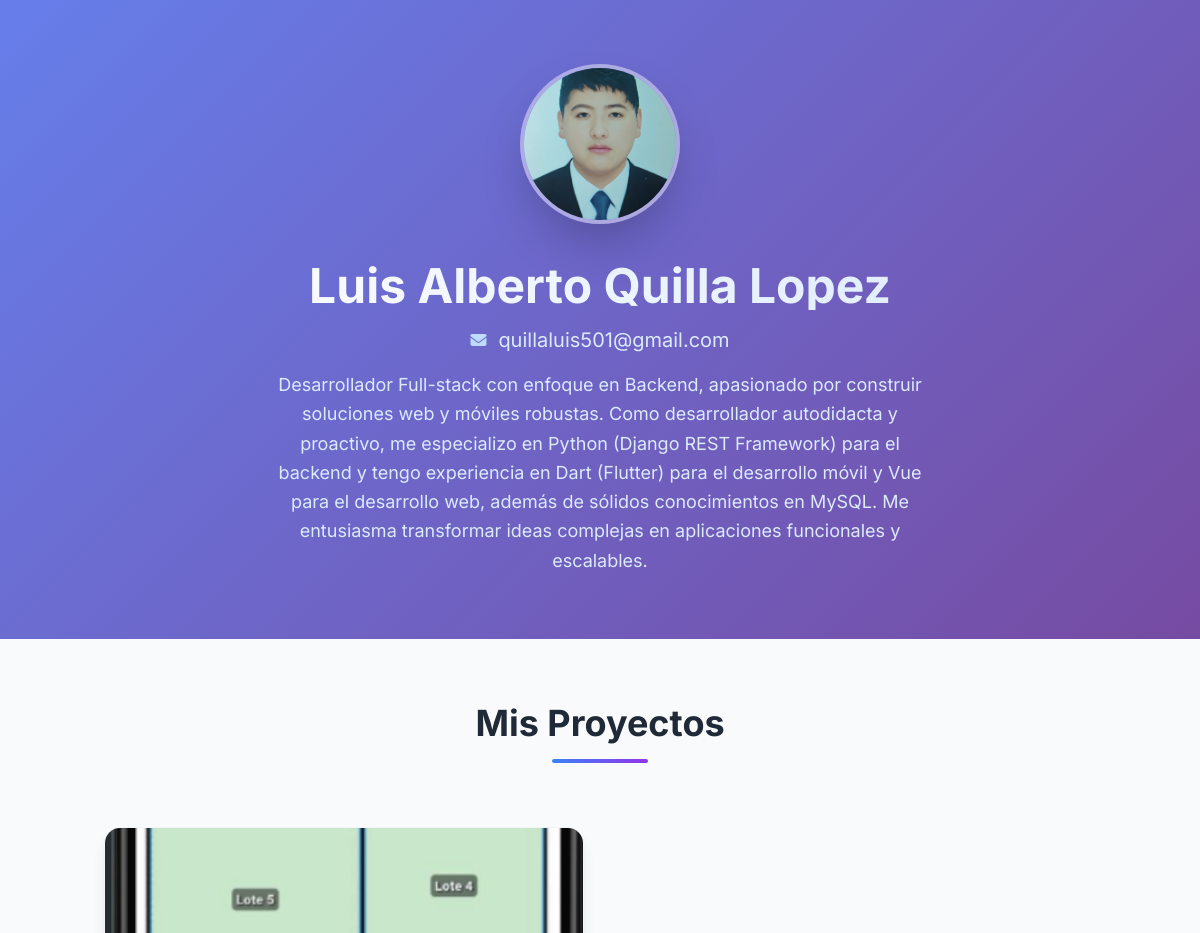
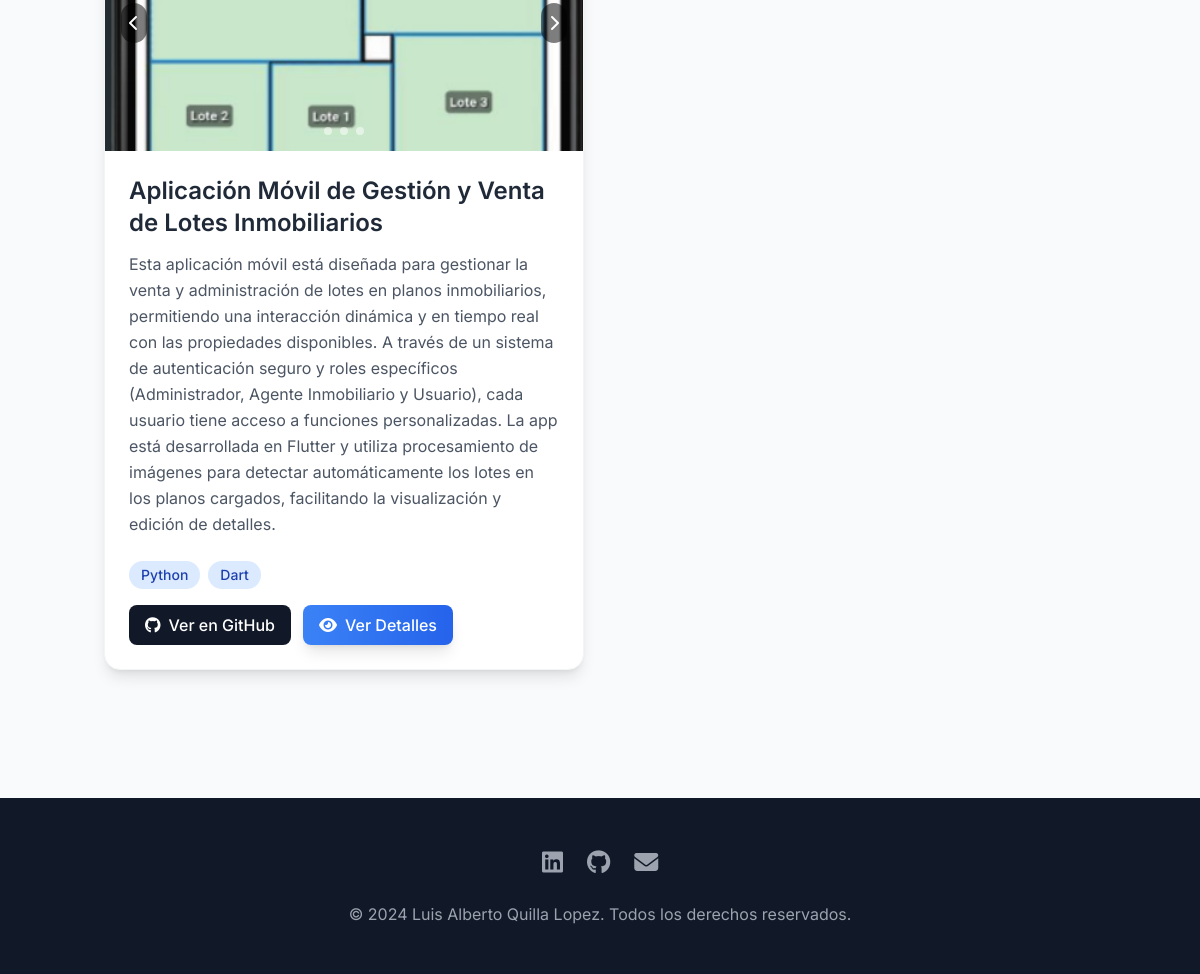
The page / on the database its author committed (2 pictures, top to bottom).
### curriculum/models.py (models this page shows, shortened)
class DatosPersonales(models.Model):
    nombre = models.CharField(max_length=100, verbose_name="Nombre completo")
    email = models.EmailField(verbose_name="Correo electrónico")
    descripcion = models.TextField(verbose_name="Descripción profesional")
    linkedin = models.URLField(blank=True, null=True, verbose_name="Perfil de LinkedIn")
    github = models.URLField(blank=True, null=True, verbose_name="Perfil de GitHub")
    telefono = models.CharField(max_length=20, blank=True, null=True, verbose_name="Teléfono")
    ubicacion = models.CharField(max_length=100, blank=True, null=True, verbose_name="Ubicación")
    created_at = models.DateTimeField(auto_now_add=True)
    updated_at = models.DateTimeField(auto_now=True)
    class Meta:
        verbose_name = "Datos Personales"
        verbose_name_plural = "Datos Personales"

class Proyecto(models.Model):
    ESTADO_CHOICES = [
        ('desarrollo', 'En Desarrollo'),
        ('completado', 'Completado'),
        ('pausado', 'Pausado'),
        ('mantenimiento', 'En Mantenimiento'),
    ]
    titulo = models.CharField(max_length=100, verbose_name="Título del proyecto")
    descripcion = models.TextField(verbose_name="Descripción detallada")
    descripcion_corta = models.CharField(
        max_length=200,
        blank=True,
        null=True,
        verbose_name="Descripción corta",
        help_text="Descripción breve para mostrar en la vista principal"
    )
    link_github = models.URLField(blank=True, null=True, verbose_name="Enlace a GitHub")
    link_demo = models.URLField(blank=True, null=True, verbose_name="Enlace a demostración")
    tecnologias = models.CharField(
        max_length=300,
        blank=True,
        null=True,
        verbose_name="Tecnologías principales",
        help_text="Separar con comas (ej: Python, Django, PostgreSQL)"
    )
    frontend = models.CharField(
        max_length=200,
        blank=True,
        null=True,
        verbose_name="Tecnologías Frontend",
        help_text="Separar con comas (ej: React, Vue.js, HTML, CSS)"
    )
    backend = models.CharField(
        max_length=200,
        blank=True,
        null=True,
        verbose_name="Tecnologías Backend",
        help_text="Separar con comas (ej: Django, Node.js, Express)"
    )
    base_datos = models.CharField(
        max_length=200,
        blank=True,
        null=True,
        verbose_name="Base de datos",
        help_text="Separar con comas (ej: PostgreSQL, MongoDB, Redis)"
    )
    otras_librerias = models.CharField(
        max_length=200,
        blank=True,
        null=True,
        verbose_name="Otras librerías",
        help_text="Separar con comas (ej: TensorFlow, Pandas, JWT)"
    )
    estado = models.CharField(
        max_length=20,
        choices=ESTADO_CHOICES,
        default='desarrollo',
        verbose_name="Estado del proyecto"
    )
    fecha_inicio = models.DateField(blank=True, null=True, verbose_name="Fecha de inicio")
    fecha_fin = models.DateField(blank=True, null=True, verbose_name="Fecha de finalización")
    destacado = models.BooleanField(default=False, verbose_name="Proyecto destacado")
    orden = models.PositiveIntegerField(default=0, verbose_name="Orden de visualización")
    created_at = models.DateTimeField(auto_now_add=True)
    updated_at = models.DateTimeField(auto_now=True)
    class Meta:
        verbose_name = "Proyecto"
        verbose_name_plural = "Proyectos"
        ordering = ['-destacado', 'orden', '-created_at']

class ImagenProyecto(models.Model):
    proyecto = models.ForeignKey(
        Proyecto,
        related_name='imagenes',
        on_delete=models.CASCADE,
        verbose_name="Proyecto"
    )
    imagen = models.ImageField(
        upload_to='proyectos/',
        verbose_name="Imagen"
    )
    titulo = models.CharField(
        max_length=100,
        blank=True,
        null=True,
        verbose_name="Título de la imagen"
    )
    descripcion = models.TextField(
        blank=True,
        null=True,
        verbose_name="Descripción de la imagen"
    )
    orden = models.PositiveIntegerField(default=0, verbose_name="Orden")
    created_at = models.DateTimeField(auto_now_add=True)
    class Meta:
        verbose_name = "Imagen de Proyecto"
        verbose_name_plural = "Imágenes de Proyectos"
        ordering = ['orden', 'created_at']

### curriculum/views.py (the view)
# urls.py: path('', views.home, name='home'),
def home(request):
    proyectos = Proyecto.objects.all()
    datos_personales = DatosPersonales.objects.first()
    return render(request, 'curriculum/home.html', {
        'proyectos': proyectos,
        'datos_personales': datos_personales
    })

### curriculum/templatetags/curriculum_extras.py (called while the page is built)
@register.filter
def split(value, arg):
    if value:
        return value.split(arg)
    return []

@register.filter
def trim(value):
    if value:
        return value.strip()
    return value

### curriculum/templates/curriculum/home.html (shortened to what this page needs)
<!DOCTYPE html>
<html lang="es">
<head>
    {% load static %}
    {% load curriculum_extras %}
    <script src="https://cdn.tailwindcss.com"></script>
    <link rel="stylesheet" href="https://cdnjs.cloudflare.com/ajax/libs/font-awesome/6.4.0/css/all.min.css">
</head>
<body class="bg-gray-50 font-sans">
    <div class="gradient-bg">
        <div class="container mx-auto px-4 py-16">
            <div class="text-center text-white">
                <div class="relative inline-block mb-8">
                    <img src="{% static 'curriculum/img/yope.jpg' %}"
                         alt="Foto de Perfil"
                         class="relative w-40 h-40 rounded-full object-cover border-4 border-white/30 shadow-2xl">
                </div>
                <h1 class="text-5xl font-bold mb-4 bg-gradient-to-r from-white to-blue-100 bg-clip-text text-transparent">
                </h1>
                <div class="flex items-center justify-center mb-4">
                    <i class="fas fa-envelope mr-3 text-blue-200"></i>
                    <p class="text-xl text-blue-100">{{ datos_personales.email }}</p>
                </div>
                <p class="text-lg text-blue-100 max-w-2xl mx-auto leading-relaxed">
                    {{ datos_personales.descripcion }}
                </p>
            </div>
        </div>
    </div>
    <div class="container mx-auto px-4 py-16">
        <div class="text-center mb-16">
            <h2 class="text-4xl font-bold text-gray-800 mb-4">Mis Proyectos</h2>
            <div class="w-24 h-1 bg-gradient-to-r from-blue-500 to-purple-600 mx-auto rounded-full"></div>
        </div>
        <div class="grid grid-cols-1 lg:grid-cols-2 gap-8">
            {% for proyecto in proyectos %}
            <div class="bg-white rounded-2xl shadow-lg overflow-hidden card-hover border border-gray-100">
                <div class="relative h-64 bg-gray-100">
                    <div id="carousel-{{ proyecto.id }}" class="relative h-full carousel-fade">
                        {% for imagen in proyecto.imagenes.all %}
                        <div class="carousel-item absolute inset-0 {% if forloop.first %}active{% endif %}">
                        </div>
                        {% endfor %}
                    </div>
                    {% if proyecto.imagenes.count > 1 %}
                    <button onclick="prevSlide('carousel-{{ proyecto.id }}')"
                            class="absolute left-4 top-1/2 transform -translate-y-1/2 bg-black/50 hover:bg-black/70 text-white p-2 rounded-full transition-all duration-200">
                        <i class="fas fa-chevron-left"></i>
                    </button>
                    <button onclick="nextSlide('carousel-{{ proyecto.id }}')"
                            class="absolute right-4 top-1/2 transform -translate-y-1/2 bg-black/50 hover:bg-black/70 text-white p-2 rounded-full transition-all duration-200">
                        <i class="fas fa-chevron-right"></i>
                    </button>
                    <div class="absolute bottom-4 left-1/2 transform -translate-x-1/2 flex space-x-2">
                        {% for imagen in proyecto.imagenes.all %}
                        <button onclick="goToSlide('carousel-{{ proyecto.id }}', {{ forloop.counter0 }})"
                                class="w-2 h-2 bg-white/50 rounded-full hover:bg-white/80 transition-all duration-200 {% if forloop.first %}bg-white{% endif %}"
                                data-slide="{{ forloop.counter0 }}"></button>
                        {% endfor %}
                    </div>
                    {% endif %}
                </div>
                <div class="p-6">
                    <h3 class="text-2xl font-semibold text-gray-800 mb-3">{{ proyecto.titulo }}</h3>
                    <p class="text-gray-600 mb-6 leading-relaxed">{{ proyecto.descripcion }}</p>
                    {% if proyecto.tecnologias %}
                    <div class="mb-4">
                        <div class="flex flex-wrap gap-2">
                            {% for tech in proyecto.tecnologias|split:"," %}
                            <span class="px-3 py-1 bg-blue-100 text-blue-800 text-sm rounded-full font-medium">
                                {{ tech|trim }}
                            </span>
                            {% endfor %}
                        </div>
                    </div>
                    {% endif %}
                    <div class="flex flex-wrap gap-3">
                        {% if proyecto.link_github %}
                        <a href="{{ proyecto.link_github }}"
                           target="_blank"
                           class="inline-flex items-center px-4 py-2 bg-gray-900 hover:bg-gray-800 text-white rounded-lg transition-all duration-200 font-medium">
                            <i class="fab fa-github mr-2"></i>
                            Ver en GitHub
                        </a>
                        {% endif %}
                        <a href="{% url 'proyecto_detalle' proyecto.id %}"
                           class="inline-flex items-center px-4 py-2 bg-gradient-to-r from-blue-500 to-blue-600 hover:from-blue-600 hover:to-blue-700 text-white rounded-lg transition-all duration-200 font-medium shadow-lg hover:shadow-xl">
                            <i class="fas fa-eye mr-2"></i>
                            Ver Detalles
                        </a>
                    </div>
                </div>
            </div>
            {% endfor %}
        </div>
    </div>
    <footer class="bg-gray-900 text-white py-12 mt-16">
        <div class="container mx-auto px-4 text-center">
            <div class="flex justify-center space-x-6 mb-6">
                <a href="#" class="text-gray-400 hover:text-white transition-colors duration-200">
                    <i class="fab fa-linkedin text-2xl"></i>
                </a>
                <a href="#" class="text-gray-400 hover:text-white transition-colors duration-200">
                    <i class="fab fa-github text-2xl"></i>
                </a>
                <a href="mailto:{{ datos_personales.email }}" class="text-gray-400 hover:text-white transition-colors duration-200">
                    <i class="fas fa-envelope text-2xl"></i>
                </a>
            </div>
            <p class="text-gray-400">© 2024 {{ datos_personales.nombre }}. Todos los derechos reservados.</p>
        </div>
    </footer>
</body>
</html>

### curriculum/templates/curriculum/home.html (style rules this page uses)
.gradient-bg { background: linear-gradient(135deg, #667eea 0%, #764ba2 100%); }
.card-hover { transition: all 0.3s ease; }
.carousel-fade .carousel-item { opacity: 0; transition: opacity 0.6s ease-in-out; }
.carousel-fade .carousel-item.active { opacity: 1; }

### rows shown on the page
DatosPersonales: email "quillaluis501@gmail.com", descripcion "Desarrollador Full-stack con enfoque en Backend, apasionado por construir soluciones web y móviles robustas. Como desarrollador autodidacta y proactivo, me especializo en Python (Django REST Framework) para el backend y tengo experiencia en Dart (Flutter) para el desarrollo móvil y Vue para el desarrollo web, además de sólidos conocimientos en MySQL. Me entusiasma transformar ideas complejas en aplicaciones funcionales y escalables.", nombre "Luis Alberto Quilla Lopez"
Proyecto: titulo "Aplicación Móvil de Gestión y Venta de Lotes Inmobiliarios", descripcion "Esta aplicación móvil está diseñada para gestionar la venta y administración de lotes en planos inmobiliarios, permitiendo una interacción dinámica y en tiempo real con las propiedades disponibles. A través de un sistema de autenticación seguro y roles específicos (Administrador, Agente Inmobiliario y Usuario), cada usuario tiene acceso a funciones personalizadas. La app está desarrollada en Flutter y utiliza procesamiento de imágenes para detectar automáticamente los lotes en los planos cargados, facilitando la visualización y edición de detalles.", tecnologias "Python" "Dart"
